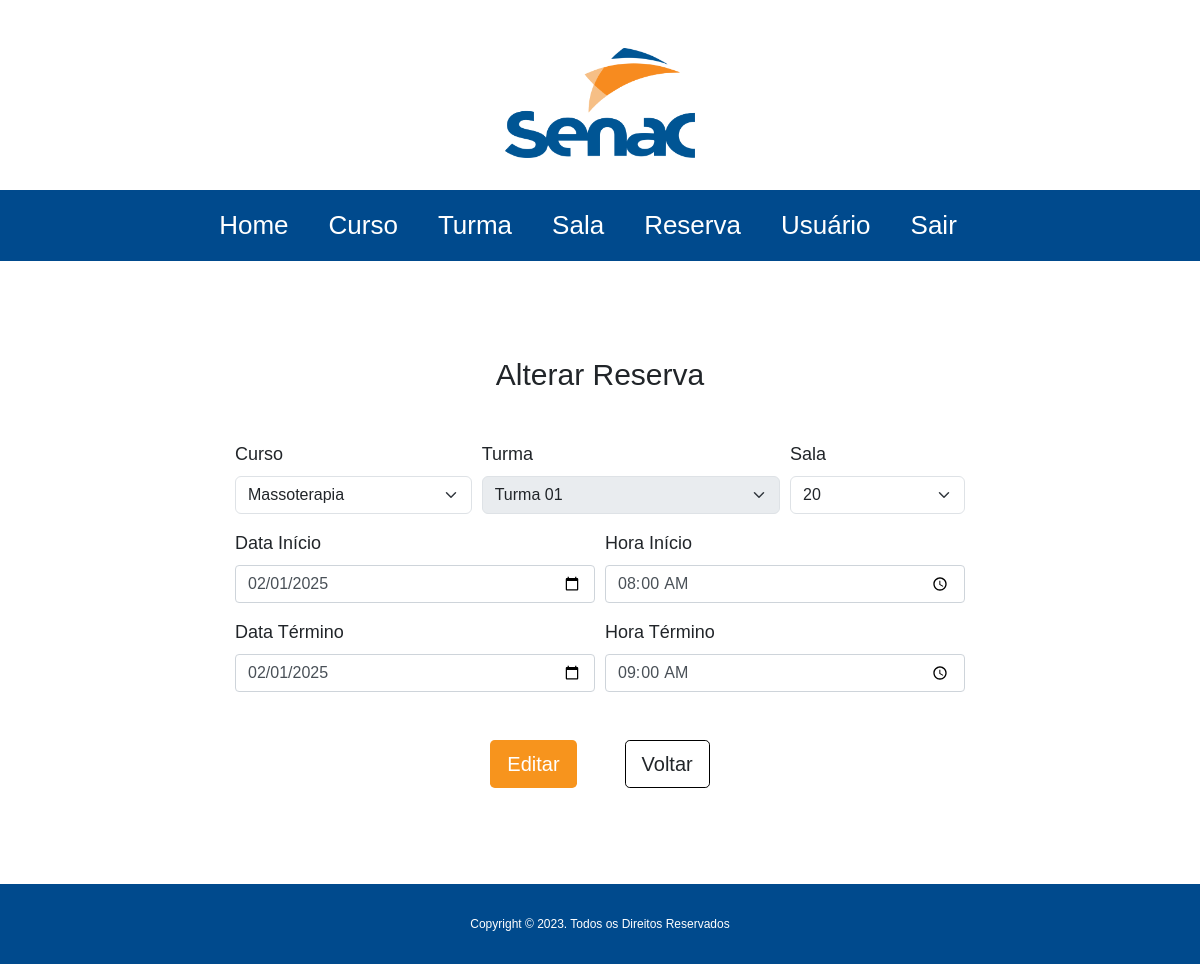
Page /reserva_altera.php?id_reserva=15 on the committed database.
### tables this page shows
CREATE TABLE `reserva` (
  `id_reserva` int(11) NOT NULL,
  `hora_cadastro` timestamp NOT NULL DEFAULT CURRENT_TIMESTAMP,
  `data_cadastro` datetime NOT NULL DEFAULT CURRENT_TIMESTAMP,
  `data_inicio` date NOT NULL,
  `data_termino` date NOT NULL,
  `hora_inicio` time NOT NULL,
  `hora_termino` time NOT NULL,
  `status` bit(1) NOT NULL,
  `id_turma` int(11) DEFAULT NULL,
  `id_sala` int(11) DEFAULT NULL,
  `id_usuario` int(11) DEFAULT NULL,
  `id_curso` int(11) DEFAULT NULL
);

CREATE TABLE `curso` (
  `id_curso` int(11) NOT NULL,
  `status` bit(1) NOT NULL,
  `nome_curso` varchar(60) NOT NULL,
  `data_cadastro` date NOT NULL,
  `id_tipo_curso` int(11) NOT NULL
);

CREATE TABLE `turma` (
  `id_turma` int(11) NOT NULL,
  `status` bit(1) NOT NULL,
  `nome_turma` varchar(100) DEFAULT NULL,
  `horario_inicio` time DEFAULT NULL,
  `horario_termino` time NOT NULL,
  `ano` year(4) NOT NULL,
  `codigo_Oferta` int(11) NOT NULL,
  `id_curso` int(11) DEFAULT NULL,
  `data_inicio` date NOT NULL,
  `data_termino` date NOT NULL,
  `data_cadastro` date NOT NULL,
  `segunda` bit(1) NOT NULL,
  `terca` bit(1) NOT NULL,
  `quarta` bit(1) NOT NULL,
  `quinta` bit(1) NOT NULL,
  `sexta` bit(1) NOT NULL,
  `sabado` bit(1) DEFAULT NULL
);

CREATE TABLE `sala` (
  `id_sala` int(11) NOT NULL,
  `status` bit(1) NOT NULL,
  `num_sala` int(11) NOT NULL,
  `capacidade` int(11) NOT NULL,
  `armario` enum('sim','nao') NOT NULL,
  `comport_notebook` enum('sim','nao') DEFAULT NULL,
  `data_cadastro` date NOT NULL,
  `hora_cadastro` time NOT NULL,
  `id_tipo_sala` int(11) DEFAULT NULL,
  `id_turma` int(11) DEFAULT NULL
);

### reserva_altera.php (the view, shortened to what this page needs)
<?php
    require_once('./conexao/conecta.php');
    $sqlCurso = "SELECT nome_curso, id_curso FROM curso";
    $resultadoCurso = mysqli_query($conexao, $sqlCurso);
    $exibirCurso = mysqli_fetch_assoc($resultadoCurso);
    $sqlTurma = "SELECT nome_turma, id_turma FROM turma";
    $resultadoTurma = mysqli_query($conexao, $sqlTurma);
    $exibirTurma = mysqli_fetch_assoc($resultadoTurma);
    $sqlSala = "SELECT num_sala, id_sala FROM sala";
    $resultadoSala = mysqli_query($conexao, $sqlSala);
    $exibirSala = mysqli_fetch_assoc($resultadoSala);
    if(isset($_GET['id_reserva'])) {
        $id = $_GET['id_reserva'];
        $sql = "SELECT * FROM reserva WHERE id_reserva = $id";
        $resultado = mysqli_query($conexao, $sql);
        $exibir = mysqli_fetch_assoc($resultado);
    }
?>
<!doctype html>
<html lang="pt-br">
  <head>
   <link rel="stylesheet" href="https://cdnjs.cloudflare.com/ajax/libs/font-awesome/6.4.2/css/all.min.css" />
    <link href="https://cdn.jsdelivr.net/npm/bootstrap@5.3.1/dist/css/bootstrap.min.css" rel="stylesheet">
    <link rel="stylesheet" href="https://stackpath.bootstrapcdn.com/bootstrap/4.1.3/css/bootstrap.min.css">
    <link rel="stylesheet" type="text/css" media="screen" href="https://maxcdn.bootstrapcdn.com/bootstrap/4.0.0-beta.2/css/bootstrap.min.css"/>
    <link rel="stylesheet" href="./css/style.css">
  </head>
  <body>
<header class="container">
    <div class="jumbotron jumbotron-fluid bg-white p-0 mt-5">
            <div class="container">
                <div class="logo d-flex justify-content-center">
                    <a href="index.php">
                        <img src="./imagens/Senac_logo.svg.png" alt="Logo-Senac">
                    </a>
                </div>
            </div>
    </div>
</header>
<nav class="navbar navbar-expand-lg navbar-dark bgNavegacao">
    <div class="collapse navbar-collapse justify-content-md-center" id="barranavegacao">
        <ul class="navbar-nav">
            <li class="nav-item dropdown">
                <a class="nav-link mr-4 linkmenu" href="index.php">Home</a>
            </li>
            <li class="nav-item dropdown">
              <a class="nav-link mr-4 linkmenu" href="curso.php">Curso</a>
            </li>
            <li class="nav-item dropdown">
                <a class="nav-link mr-4 linkmenu" href="turma.php">Turma</a>
            </li>
            <li class="nav-item dropdown">
                <a class="nav-link mr-4 linkmenu" href="sala.php">Sala</a>
            </li>
            <li class="nav-item dropdown">
              <a class="nav-link mr-4 linkmenu" href="reserva.php">Reserva</a>
          </li>
          <li class="nav-item dropdown">
            <a class="nav-link mr-4 linkmenu" href="usuario.php">Usuário</a>
          </li>
          <li class="nav-item dropdown">
            <a class="nav-link mr-4 linkmenu" href="sair.php">Sair</a>
          </li>
        </ul>
    </div>
</nav>
<section class="principal container fs-18">
        <div class="row justify-content-center">
            <h1 class="text-center mt-3 mb-5 tituloCadastro">Alterar Reserva</h1>
            <form class="col-lg-8" method="POST">
                <div class="form-row">
                    <div class="form-group col-md-4">
                        <label for="curso">Curso</label>
                            <select class="form-select" id="cursoSelect" name="id_curso">
                                <?php do { ?>
                                    <option value="<?php echo $exibirCurso['id_curso']?>" <?php if($exibirCurso['id_curso'] == $exibir['id_curso'] ) echo "selected" ?>><?=$exibirCurso['nome_curso'] ?></option>
                                <?php } while($exibirCurso = mysqli_fetch_assoc($resultadoCurso)) ?>
                            </select>
                    </div>
                    <div class="form-group col-md-5">
                        <label for="turma">Turma</label>
                            <select id="turmaSelect" class="form-select" name="id_turma" disabled>
                            <?php do { ?>
                                <option value="<?php echo $exibirTurma['id_turma']?>" <?php if($exibirTurma['id_turma'] == $exibir['id_turma'] ) echo "selected" ?>><?=$exibirTurma['nome_turma'] ?></option>
                            <?php } while($exibirTurma = mysqli_fetch_assoc($resultadoTurma)) ?>
                            </select>
                    </div>
                    <div class="form-group col-md-3">
                        <label for="salaSelect">Sala</label>
                            <select id="salaSelect" class="form-select" name="id_sala">
                            <?php do { ?>
                                <option value="<?php echo $exibirSala['id_sala']?>" <?php if($exibirSala['id_sala'] == $exibir['id_sala'] ) echo "selected" ?>><?=$exibirSala['num_sala'] ?></option>
                            <?php } while($exibirSala = mysqli_fetch_assoc($resultadoSala)) ?>
                            </select>
                    </div>
                </div>
                <div class="form-row">
                    <div class="col-6">
                        <label for="data_inicio" class="d-flex">Data Início</label>
                        <input type="date" class="form-control" id="data_inicio" name="data_inicio" value="<?php echo $exibir['data_inicio']?>">
                    </div>
                    <div class="col-6">
                        <label for="hora_inicio" class="d-flex mt-0">Hora Início</label>
                        <input type="time" class="mt-0 centro form-control" id="hora_inicio" name="hora_inicio" value="<?php echo $exibir['hora_inicio']?>">
                    </div>
                    <div class="col-6 mt-3">
                        <label for="data_termino" class="d-flex">Data Término</label>
                        <input type="date" class="form-control" id="data_termino" name="data_termino" value="<?php echo $exibir['data_termino']?>">
                    </div>
                    <div class="col-6">
                        <label for="hora_termino" class="d-flex mt-3">Hora Término</label>
                        <input type="time" class="mt-2 centro form-control" id="hora_termino" name="hora_termino" value="<?php echo $exibir['hora_termino']?>">
                    </div>
                </div>
                <div class="d-flex justify-content-center mt-5 mb-3">
                    <button type="submit" name="alterar" value="inserir_alteracao" class="btn botaoLaranja btn-lg mr-5">
                        Editar
                    </button>
                    <a href="reserva.php" class="btn botaoCinza btn-lg">Voltar</a>
                </div>
            </form>
        </div>
</section>
    <footer class="rodape mt-5">
        Copyright &copy; 2023. Todos os Direitos Reservados
      </footer>
  </body>
</html>

### css/style.css (style rules this page uses)
body { font-family: Arial, Helvetica, sans-serif; font-size: 26px; }
.tituloCadastro { font-size: 30px; }
.logo img { width: 190px; height: 110px; }
.bgNavegacao { background-color: #004a8d; }
ul { padding: 0; margin: 0; }
.principal { min-height: 400px; margin-bottom: 80px !important; margin-top: 80px !important; }
.centro { margin-top: 35px; }
.rodape { width: 100%; display: flex; justify-content: center; background-color: #004a8d; color: white; font-size: 12px; line-height: 80px; }
@media (min-width: 1200px) { a.linkmenu:link, a.linkmenu:visited { color: white !important; border-radius: 10px; } }
.botaoLaranja { background-color: #f7941d !important; color: white; }
.botaoCinza { border: 1px solid black; }
.fs-18 { font-size: 18px; }

### rows in the picture
reserva: id_curso "Massoterapia", id_turma "Turma 01", id_sala "20", data_inicio "02/01/2025", hora_inicio "08:00:00", data_termino "02/01/2025", hora_termino "09:00:00"
